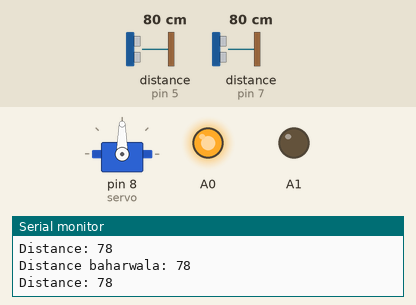
The sketch below on a simulated Arduino Uno, built with avr-gcc and run on an emulated ATmega328P. Shown: servo, output pins drawn as LEDs (lit = HIGH), the last lines printed to the serial monitor. Wiring (inferred from the names in the program): 2 × ultrasonic range finder: trigger pin 4, echo pin 5 / trigger pin 6, echo pin 7. The test bench sets the inputs (shaded band); at power-on: distance to the obstacle (sensors on pin 7, pin 5) 80 cm. The echo pulse lasts 58.3 µs per cm; pins used as bus, display or sensor lines are not drawn.

Above: at 1.2 s.
1.3 s: distance to the obstacle (sensor on pin 7) set to 2 cm
At 2.2 s:
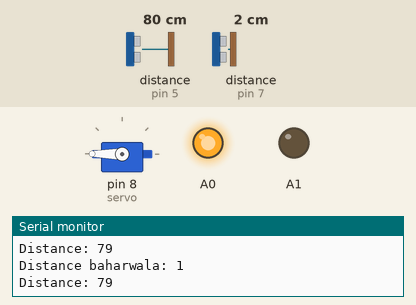
2.8 s: distance to the obstacle (sensor on pin 7) set to 35 cm
5.8 s: distance to the obstacle (sensor on pin 7) set to 44 cm
At 6.8 s:
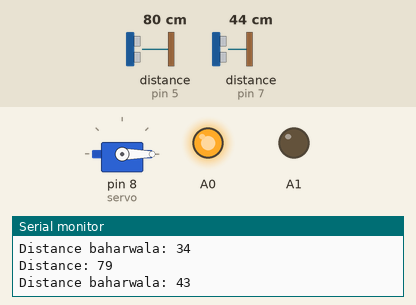
10.3 s: distance to the obstacle (sensor on pin 7) set to 37 cm
At 11.5 s:
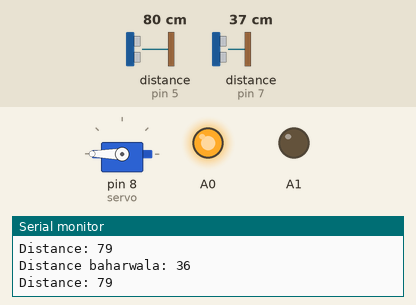
13.3 s: distance to the obstacle (sensor on pin 7) set to 60 cm
At 13.9 s:
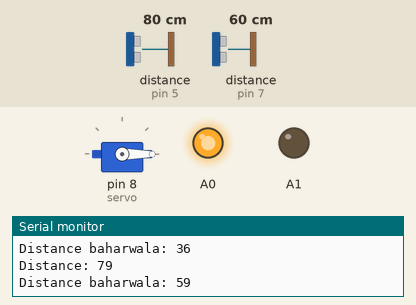
Timing chart, 0 to 15.8 s (numbered marks = the images above; inputs shaded):
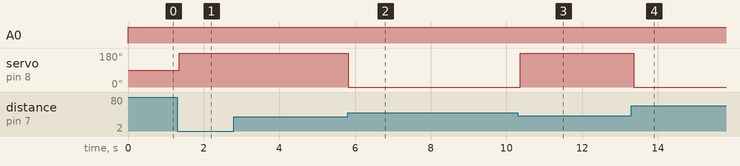

The sketch:

DUSTBIN_CODEadad.ino
```cpp
#include<Servo.h>
Servo servo;
const int trigPin = 4;//underwala
const int echoPin = 5;
const int trigPin1 = 6;//baharwala
const int echoPin1 = 7;
//const int m11 = 8, m12 = 9;
long duration;
int distance;
long duration1;
int distance1, c = 1, k;
void setup()
{
  //Set Exact Baud rate of the GSM/GPRS Module.
  Serial.begin(9600);
  pinMode(trigPin, OUTPUT); // Sets the trigPin as an Output
  pinMode(echoPin, INPUT);
  pinMode(trigPin1, OUTPUT); // Sets the trigPin as an Output
  pinMode(echoPin1, INPUT);
//  pinMode(m11, OUTPUT);
 // pinMode(m12, OUTPUT);
  pinMode(A1, OUTPUT);
  pinMode(A0, OUTPUT);
  servo.attach(8);
}
void loop()
{
  digitalWrite(A0, 1);
  digitalWrite(A1, 0);
  digitalWrite(trigPin, LOW);
  delayMicroseconds(2);
  // Sets the trigPin on HIGH state for 10 micro seconds
  digitalWrite(trigPin, HIGH);
  delayMicroseconds(10);
  digitalWrite(trigPin, LOW);
  // Reads the echoPin, returns the sound wave travel time in microseconds
  duration = pulseIn(echoPin, HIGH);
  // Calculating the distance
  distance = duration * 0.034 / 2;
  Serial.print("Distance: ");
  Serial.println(distance);
  //UNDERWALA
  if (distance <= 40 && c == 1)
  {
    Serial.print("\r");
    delay(1000);
    Serial.print("AT+CMGF=1\r");
    delay(1000);
    /*Replace XXXXXXXXXX to 10 digit mobile number &  ZZ to 2 digit country code*/
    Serial.print("AT+CMGS=\"+919773287994\"\r");
    delay(1000);
    //The text of the message to be sent.
    Serial.print("AB ME  BHAR CHUKI HU!!!!");
    delay(1000);
    Serial.write(0x1A);
    delay(1000);
    c = 0;
  }
  if (distance <= 40)
    digitalWrite(10, 1); //red LED//uner wala jab full hojayega tab
  else
    digitalWrite(10, 0);
  if (distance >= 40)
    digitalWrite(11, 1); //blue led
  else
    digitalWrite(11, 0);
  //if (distance >= 40)
  //c = 0;

  //bahar wala
  digitalWrite(trigPin1, LOW);
  delayMicroseconds(2);
  // Sets the trigPin on HIGH state for 10 micro seconds
  digitalWrite(trigPin1, HIGH);
  delayMicroseconds(10);
  digitalWrite(trigPin1, LOW);
  // Reads the echoPin, returns the sound wave travel time in microseconds
  duration1 = pulseIn(echoPin1, HIGH);
  // Calculating the distance
  distance1 = duration1 * 0.034 / 2;
  Serial.print("Distance baharwala: ");
  Serial.println(distance1);
  if (distance1 <= 40 && k==0)
  {
  //  digitalWrite(m11, 1);
    //digitalWrite(m12, 0);
    //delay(1000);//man marzi ke hisab se set karna hai door open ke liye
    servo.write(180);
    k = 1;
  }
  if (distance1 >= 40 && k == 1)
  {
//    digitalWrite(m11, 0);
  //  digitalWrite(m12, 1);
  servo.write(0);
    delay(1000);//darvaja band hoga to kitne time ke liye band hoga
    k = 0;
    c = 1;
  }
}
```

Measured:
- the behaviour switches between 40 and 41 cm on distance to the obstacle (sensor on pin 7) (found by bisection; images 1 and 2)
- after the input at 1.3 s, servo on pin 8 (servo): 90° → 180° after 0.06 s
- after the input at 5.8 s, servo on pin 8 (servo): 180° → 0° at once
- after the input at 10.3 s, servo on pin 8 (servo): 0° → 180° after 0.06 s
- after the input at 13.3 s, servo on pin 8 (servo): 180° → 0° after 0.06 s
